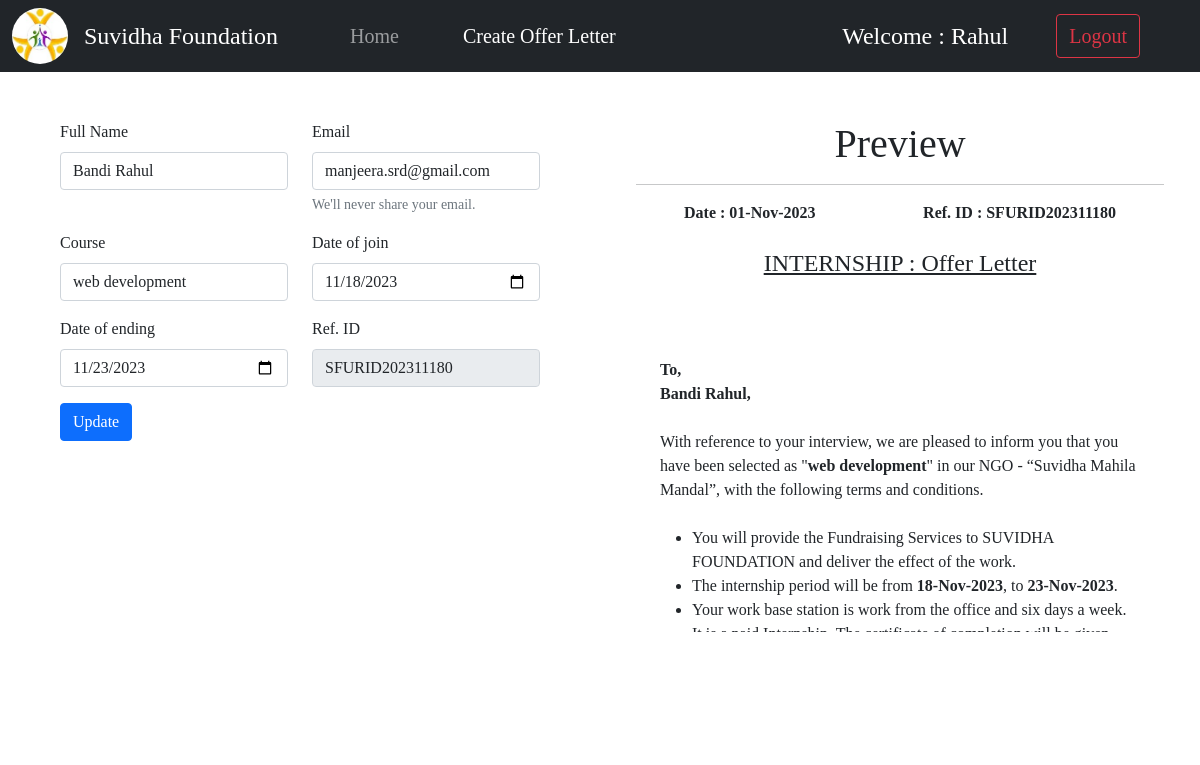
/update/1 (signed in), run on the app's committed database.
### home/models.py (models this page shows)
class offerletter_data(models.Model):
    date_of_creation = models.DateTimeField(max_length=50)
    full_name=models.CharField(max_length=500)
    email=models.EmailField(max_length=500)
    course=models.CharField(max_length=100)
    join_date=models.DateField(max_length=50)
    end_date=models.DateField(max_length=50)
    unique_code=models.CharField(max_length=15,unique=True)

### home/views.py (the view, shortened to what this page needs)
# urls.py: path('update/<pk>', views.update_offerletter, name='update'),
@login_required
def update_offerletter(request,pk):
    k=offerletter_data.objects.filter(pk=pk).values()
    k_update=offerletter_data.objects.get(pk=pk)
    return render(request,"home/offerletter_data_form.html",{'data':k[0],'update':True})

### home/template/home/offerletter_data_form.html (shortened to what this page needs)
{% extends "home/base.html" %}
{% block actiavte_create %}active{% endblock %}
{% block body %}
<div class="container-fluid">
    <div class="row">
        <div class="col-md-6">
            <form class="m-5" method="post">
                <div class="row">
                    <div class="mb-3 col-6">
                        <label for="name" class="form-label">Full Name</label>
                        <input type="text" class="form-control" id="name" name="name" aria-describedby="emailHelp"
                            value="{{data.full_name}}" onblur="preview()">
                    </div>
                    <div class="mb-3 col-6">
                        <label for="email" class="form-label">Email</label>
                        <input type="email" class="form-control" id="email" name="email" aria-describedby="emailHelp"
                            value="{{data.email}}" onblur="preview()">
                        <div id="emailHelp" class="form-text">We'll never share your email.</div>
                    </div>
                </div>
                <div class="row">
                    <div class="mb-3 col-6">
                        <label for="course" class="form-label">Course</label>
                        <input type="text" class="form-control" id="course" name="course" onblur="preview()"
                            value="{{data.course}}">
                    </div>
                    <div class="mb-3 col-6">
                        <label for="start_date" class="form-label">Date of join</label>
                        <input type="date" class="form-control" id="start_date" name="start_date"
                            aria-describedby="emailHelp" onblur="preview()" value="{{data.join_date|date:'Y-m-d' }}">
                    </div>
                </div>
                <div class="row">
                    <div class="mb-3 col-6 screen">
                        <label for="end_date" class="form-label">Date of ending</label>
                        <input type="date" class="form-control" id="end_date" name="end_date" onblur="preview()"
                            value="{{data.end_date|date:'Y-m-d'}}">
                    </div>
                    <div class="mb-3 col-6 screen">
                        <label for="exampleInputPassword1" class="form-label">Ref. ID</label>
                        <input type="text" class="form-control" value="{{data.unique_code}}" name="unique_code" readonly
                            id="exampleInputPassword1">
                    </div>
                </div>
                {% if update %}
                <button type="submit" class="btn btn-primary">Update</button>
                {% else %}
                <button type="submit" class="btn btn-primary">Save</button>
                {% endif %}
            </form>
        </div>
        <div class="col-md-6 scrolling">
            <div class="container my-5">
                <h1 class="text-center">Preview</h1>
                <hr>
                <div class="row">
                    <div class="col-6">
                        <b>
                            {% if update %}
                            <p class="ms-5">Date : {{ data.date_of_creation | date:"d-M-Y" }}</p>
                            {% else %}
                            <p class="ms-5">Date : {% now "d-M-Y" %}</p>
                            {% endif %}
                        </b>
                    </div>
                    <div class="col-6 text-end">
                        <b>
                            <p class="me-5">Ref. ID : {{ data.unique_code }}</p>
                        </b>
                    </div><br><br>
                    <b>
                        <h4 style="text-decoration: underline;" class="text-center">INTERNSHIP : Offer Letter</h4>
                    </b>
                </div>
                <div class="container">
                    <br><br><br>
                    <span style="font-weight: 900;">To,<br>
                        <span id="preview_name">{{ data.full_name }}</span>,</span><br><br>
                    With reference to your interview, we are pleased to inform you that you have been selected as "<span
                        style="font-weight: 800;" id="preview_course">{{ data.course }}</span>" in our NGO - “Suvidha
                    Mahila Mandal”, with the following terms and conditions.
                    <br><br>
                    <ul>
                        <li>You will provide the Fundraising Services to SUVIDHA FOUNDATION and deliver the effect of
                            the
                            work.
                        </li>
                        <li>The internship period will be from <span style="font-weight: 800;"
                                id="preview_start_date">{{ data.join_date | date:"d-M-Y" }}</span>, to <span
                                style="font-weight: 800;" id="preview_end_date">{{ data.end_date | date:"d-M-Y"}}</span>.</li>
                        <li>Your work base station is work from the office and six days a week.</li>
                        <li>It is a paid Internship. The certificate of completion will be given only if you invest 6
                            hours
                            daily on all working days. You must participate in the daily team meetings through Google
                            Meet.
                            Also, the letter holds no value without a completion certificate from us with a unique
                            identification number, which can be verified online.</li>
                            <br>
                    </ul><br><br>
                </div>
            </div>
        </div>
        {% endblock body %}

### home/template/home/base.html (shortened to what this page needs)
<!DOCTYPE html>
<html lang="en">
{% load static %}
<head>
    <link href="https://cdn.jsdelivr.net/npm/bootstrap@5.0.2/dist/css/bootstrap.min.css" rel="stylesheet"
>
    <link rel="stylesheet" href="https://cdn.jsdelivr.net/npm/bootstrap-icons@1.11.1/font/bootstrap-icons.css">
    <link rel="stylesheet" href="{% static 'style.css' %}">
</head>
<body style="font-family: 'Times New Roman', Times, serif;">
    <div class="container-fluid p-0">
        <nav class="navbar navbar-expand-lg navbar-dark bg-dark">
            <div class="container-fluid">
                <img src="{% static 'suvidha_foundation_logo.jpg' %}" alt="no image" class="me-3"
                    style="border-radius: 10em;width: 3.5em; height:3.5em;">
                <a class="navbar-brand fs-4" href="/">Suvidha Foundation</a>
                <div class="collapse navbar-collapse" id="navbarSupportedContent">
                    <ul class="navbar-nav me-auto mb-2 mb-lg-0">
                        <li class="nav-item">
                            <a class="nav-link {% block actiavte_home %}{% endblock %} mx-5 fs-5" aria-current="page" href="{% url 'home:start' %}">Home</a>
                        </li>
                        {% if user.is_authenticated %}
                        <li class="nav-item">
                            <a class="nav-link fs-5 {% block actiavte_create %}{% endblock %}" href="{% url 'home:create' %}">Create Offer Letter</a>
                        </li>
                        {% endif %}
                    </ul>
                    <form class="d-flex">
                        {% if user.is_authenticated %}
                        <h4 style="color: white;" class="me-5 mt-2">Welcome  : {{user.username}}</h4>
                        <a href='{% url "user:logout" %}' class="btn btn-outline-danger me-5 fs-5">Logout</a>
                        {% else %}
                        <a href='{% url "user:signup" %}' class="btn btn-outline-primary me-5 fs-5">Signup</a>
                        <a href='{% url "user:login" %}' class="btn btn-outline-success me-5 fs-5">Login</a>
                        {% endif %}
                    </form>
                </div>
            </div>
        </nav>
    </div>
    {% block body %}{% endblock %}
</body>

### static/style.css (style rules this page uses)
.scrolling { height: 35em; overflow: scroll; }

### data on the page
offerletter_data: name "Bandi Rahul", email "manjeera.srd@gmail.com", course "web development", start_date "11/18/2023", end_date "11/23/2023", unique_code "SFURID202311180", date_of_creation "01-Nov-2023", full_name "Bandi Rahul", join_date "18-Nov-2023", end_date "23-Nov-2023"

### other printed values
{{ user.username }} "Rahul"
